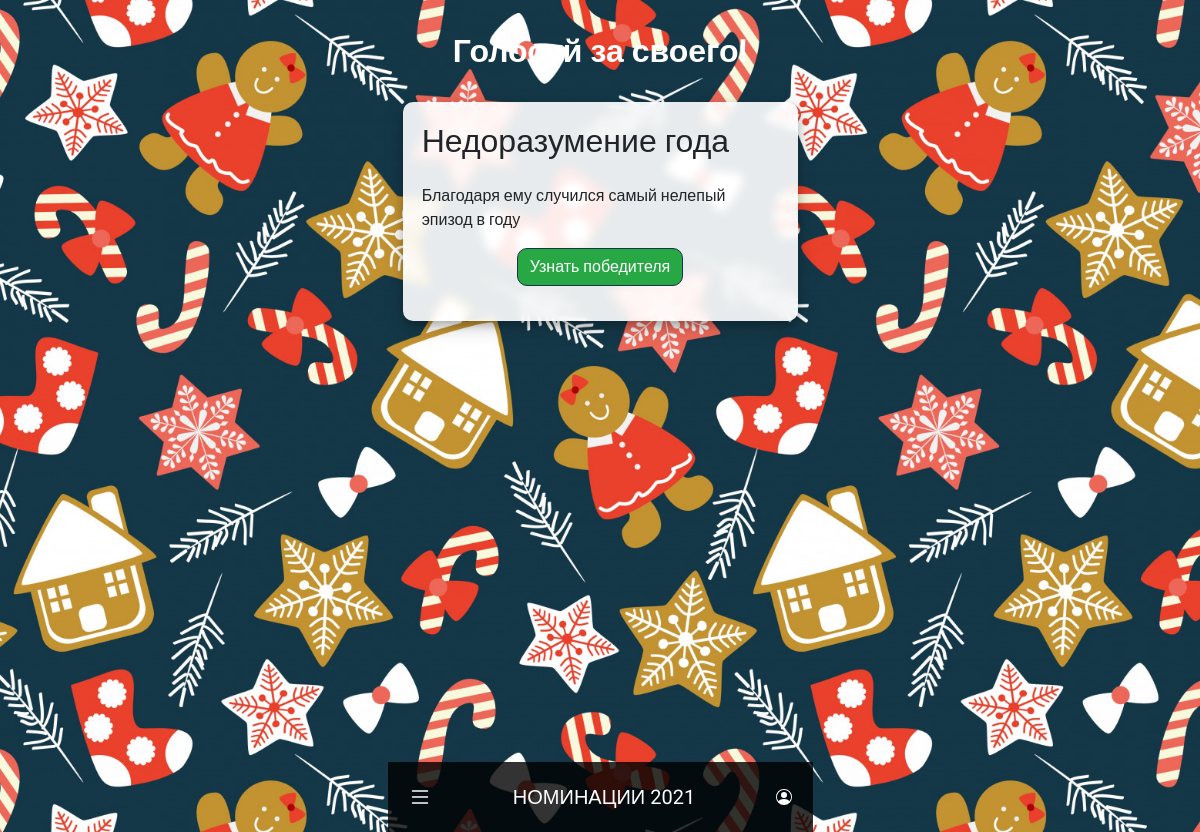
/nominations/3/, run on the app's committed database.
### votes/models.py (models this page shows, shortened)
class Nominations(models.Model):
    title = models.CharField(max_length=45, null=False, blank=False, unique=True, verbose_name='Номинация')
    description = models.CharField(max_length=500, null=False, blank=False, verbose_name='Описание')

### votes/views.py (the view)
# urls.py: path('nominations/<int:pk>/', WinnerView.as_view(), name='nomination'),
class WinnerView(DetailView):
    model = Nominations
    def get_context_data(self, *, object_list=None, **kwargs):
        context = super(WinnerView, self).get_context_data(**kwargs)
        nomination_id = self.object.pk
        attendees = User.objects.all()
        winner_votes = 0
        winners = []
        for attendee in attendees:
            votes_count = Votes.objects.filter(nomination=nomination_id, nominee=attendee.id).count()
            if votes_count > winner_votes:
                winners.clear()
                winners.append(attendee)
                winner_votes = votes_count
                print(f'WINNER: {attendee} ({votes_count} votes)')
            elif votes_count == winner_votes:
                winners.append(attendee)
                winner_votes = votes_count
                print(f'WINNER: {attendee} ({votes_count} votes)')
        context['winners'] = winners
        reasons = []
        for winner in winners:
            winner_votes = Votes.objects.filter(nomination=nomination_id, nominee=winner.pk)
            winner_reasons = []
            for vote in winner_votes:
                winner_reasons.append(vote.reason)
            reasons.append((winner, winner_reasons))
        context['reasons'] = reasons
        for reason in reasons:
            print(reason)
        return context

### votes/templates/votes/nominations_detail.html (shortened to what this page needs)
{% extends 'votes/base.html' %}
{% block content %}
<section class="main-section">
    <h2 style="color: white; margin: 1em; text-align: center;"><strong>Голосуй за своего!</strong></h2>
    <article style="padding: 1.2em; border-radius: 10px;">
        <h2>
            {{ nominations.title }}
        </h2>
        <p class="" style="margin-top: 1.5em">
            {{ nominations.description }}
        </p>
        <p style="text-align: center;">
            <button onclick="expand()" class=" expand btn btn-success">Узнать победителя</button>
        </p>
    </article>
</section>
{% endblock content %}

### votes/static/votes/main.css (style rules this page uses)
* { box-sizing: border-box; margin: 0px; padding: 0px; text-decoration: none; font-family: 'Roboto', verdana, sans-serif; }
html, body { height: 100%; }
body { margin: auto; max-width: 425px; background-attachment: fixed; background-position: center; background-repeat: no-repeat; background-size: cover; background-image: url("../static/media/christmas-pattern.jpg"); }
article { padding: 10px; margin-bottom: 10px; background: rgba(255, 255, 255, 0.9); border-radius: 2px; backdrop-filter: blur(4px); box-shadow: 0 4px 8px 0 rgba(0, 0, 0, 0.2), 0 6px 20px 0 rgba(0, 0, 0, 0.19); }
p { margin-top: 10px; }
h1, h2, h3, h4 { font-weight: normal; }
button { background-color: rgba(0,0,0,0); border: none; color: white; text-align: center; text-decoration: none; font-size: 1.2em; }
.btn { border-radius: 10px; border-width: 1px; border-color: #133747; }
section { padding-bottom: 4.5em; }

### data on the page
Nominations: title "Недоразумение года", description "Благодаря ему случился самый нелепый эпизод в году"
